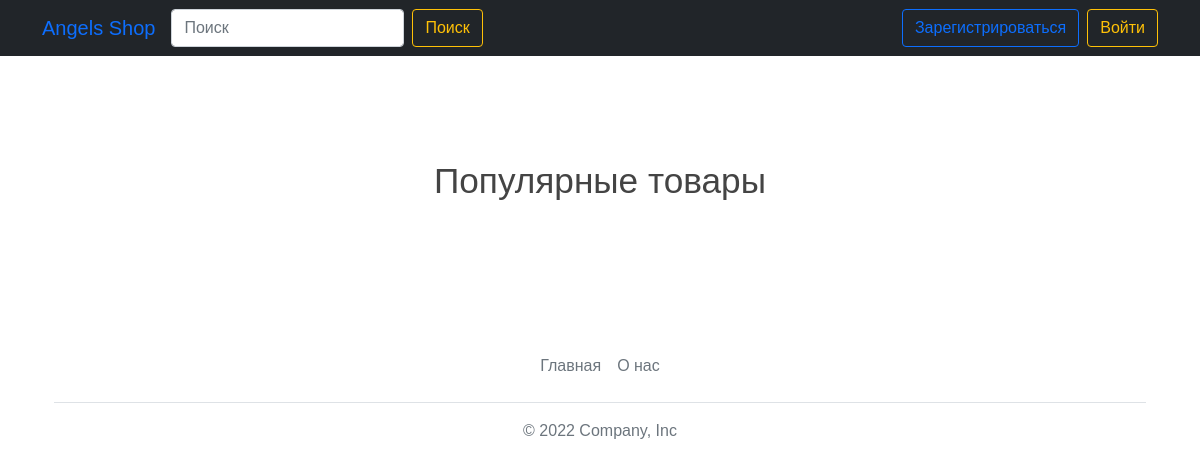
The app's page /catalog, older data.
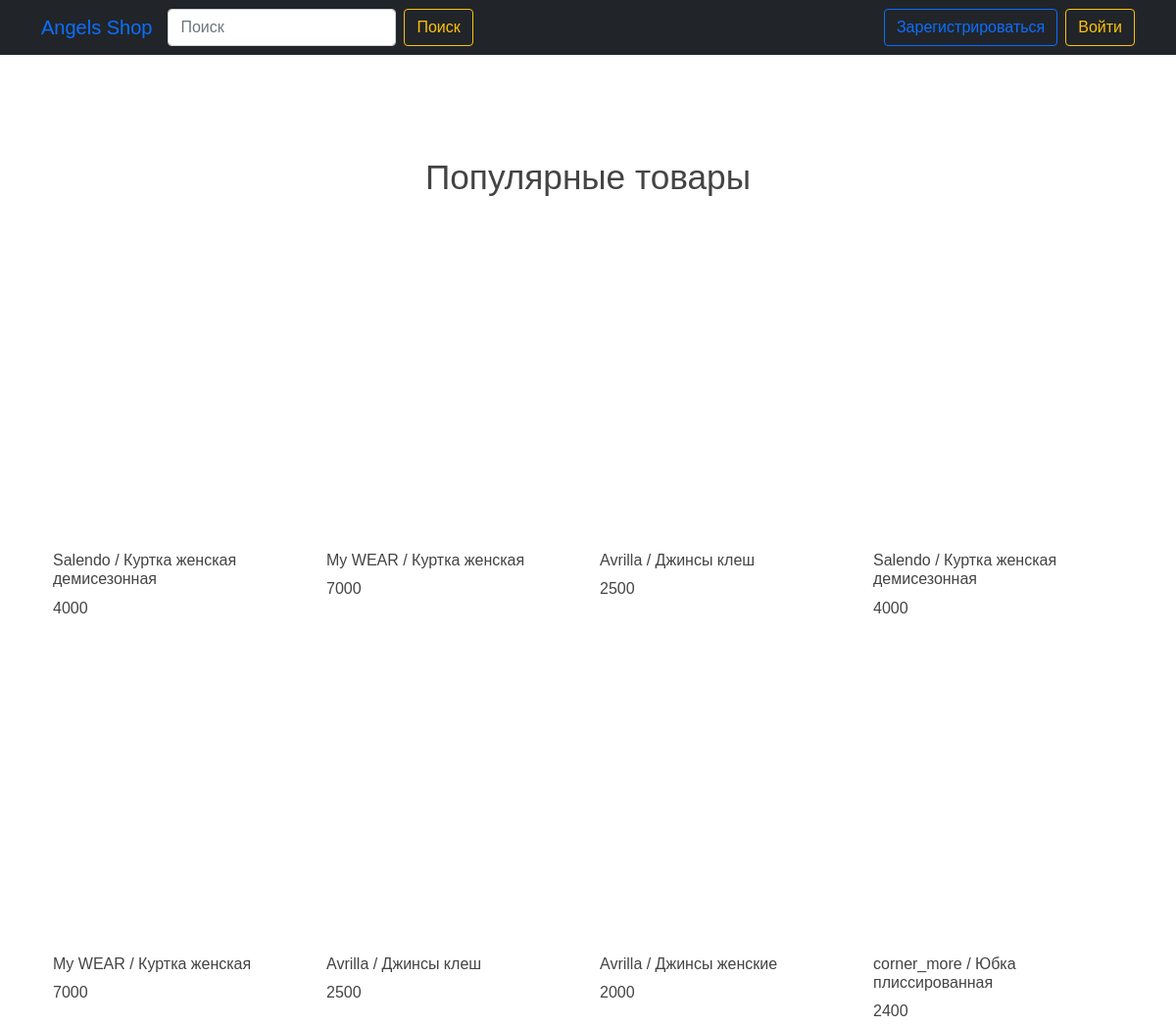
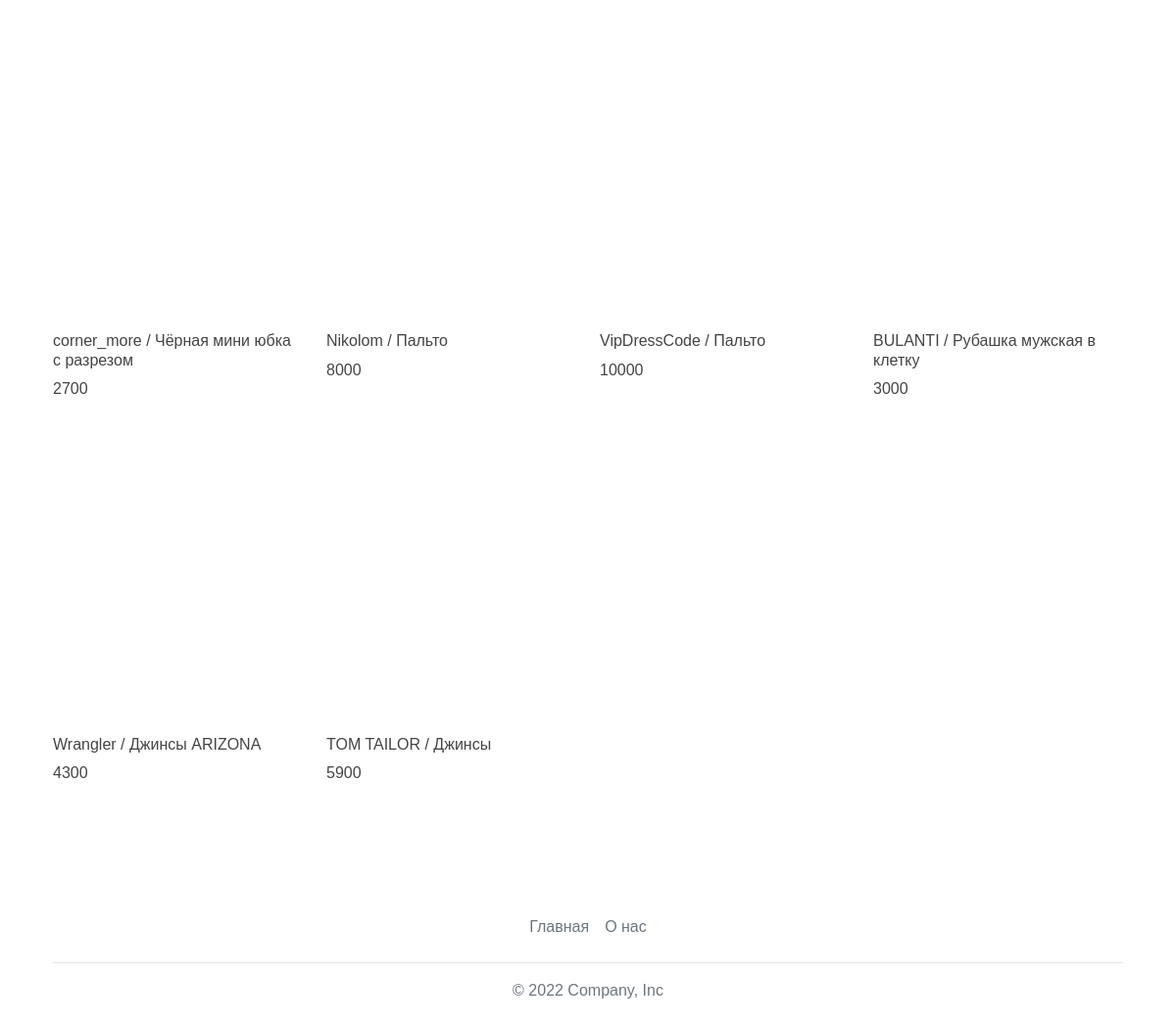
The same page, newer data (2 pictures, top to bottom).
### data/products.py (models this page shows)
class Products(SqlAlchemyBase):
    __tablename__ = 'products'
    id = sqlalchemy.Column(sqlalchemy.Integer,
                           primary_key=True, autoincrement=True)
    title = sqlalchemy.Column(sqlalchemy.String, nullable=False)
    price = sqlalchemy.Column(sqlalchemy.Integer, nullable=False)
    type = sqlalchemy.Column(sqlalchemy.String, nullable=False)
    image_path = sqlalchemy.Column(sqlalchemy.String, nullable=False)

### main.py (the view)
@app.route('/catalog')
def catalog():
    name_title = "Популярные товары"
    db_sess = db_session.create_session()
    list_products = []
    for elem in db_sess.query(Products).all():
        list_products.append([elem.title, elem.price, elem.image_path, elem.type])
    print(list_products)
    return render_template('catalog.html', title='Каталог', name_title=name_title, type="all", list_products=list_products)

### data/db_session.py (called while the page is built)
def create_session() -> Session:
    global __factory
    return __factory()

### templates/catalog.html (shortened to what this page needs)
{% extends "base.html" %}
{% block content %}
<link rel="stylesheet" type="text/css" href="../static/css/catalog.css">
<section class="section-products">
    <div class="container">
        <div class="row justify-content-center text-center">
            <div class="col-md-8 col-lg-6">
                <div class="header">
                    <h2>{{ name_title }}</h2>
                </div>
            </div>
        </div>
        <div class="row">
            {% for elem in list_products %}
                <div class="col-md-6 col-lg-4 col-xl-3">
                    <div style="background-image: url('static/img/products/' + elem[3] + elem[2]) no-repeat center; background-size: cover; transition: all 0.3s;" class="single-product">
                        <div class="part-1">
                        </div>
                        <div class="part-2">
                            <h3 class="product-title">{{elem[0]}}</h3>
                            <h4 class="product-price">{{elem[1]}}</h4>
                        </div>
                    </div>
                </div>
            {% endfor %}
        </div>
    </div>
</section>
{% endblock %}

### templates/base.html (shortened to what this page needs)
<!doctype html>
<html lang="en">
<head>
    <link rel="stylesheet" type="text/css" href="static/css/style.css">
    <link rel="stylesheet"
          href="https://stackpath.bootstrapcdn.com/bootstrap/4.4.1/css/bootstrap.min.css"
>
    <link href="https://cdn.jsdelivr.net/npm/bootstrap@5.1.3/dist/css/bootstrap.min.css" rel="stylesheet">
</head>
<body>
<header>
    <nav class="navbar navbar-expand-md navbar-dark bg-dark mb-4">
      <div class="container">
        <a class="navbar-brand" style="color:rgb(13,110,253);" href="/">Angels Shop</a>
        <div class="collapse navbar-collapse" id="navbarSupportedContent">
          <ul class="navbar-nav me-auto mr-auto mb-lg-0">
            <form class="d-flex">
              <input class="form-control mr-2" type="search" placeholder="Поиск" aria-label="Search">
              <button class="btn btn-outline-warning" type="submit">Поиск</button>
            </form>
          </ul>
          {% if current_user.is_authenticated %}
            <div class="btn-group">
              <button type="button" class="btn btn-outline-warning dropdown-toggle" data-bs-toggle="dropdown" aria-expanded="false">
                {{ current_user.name }}
              </button>
              <ul class="dropdown-menu dropdown-menu-lg-end" aria-labelledby="dropdownMenuButton2">
                <li><a class="dropdown-item" href="#">Пофиль</a></li>
                <li><a class="dropdown-item" href="#">Корзина</a></li>
                <li><hr class="dropdown-divider"></li>
                <li><a class="dropdown-item" href="/logout">Выйти</a></li>
              </ul>
            </div>
          {% else %}
            <form class="d-flex">
                <a class="btn btn-outline-primary mr-2" href="/register">Зарегистрироваться</a>
                <a class="btn btn-outline-warning" href="/login">Войти</a>
            </form>
          {% endif %}
        </div>
      </div>
    </nav>
</header>
<main role="main" class="container">
    {% block content %}{% endblock %}
    <div class="container">
      <footer class="py-3 my-4">
        <ul class="nav justify-content-center border-bottom pb-3 mb-3">
          <li class="nav-item"><a href="/" class="nav-link px-2 text-muted">Главная</a></li>
          <li class="nav-item"><a href="/about" class="nav-link px-2 text-muted">О нас</a></li>
        </ul>
        <p class="text-center text-muted">&copy; 2022 Company, Inc</p>
      </footer>
    </div>
</main>
</body>
</html>

### static/css/style.css (style rules this page uses)
body { background: #000; }

### static/css/catalog.css (style rules this page uses)
body { font-family: "Poppins", sans-serif; color: #444444; }
.section-products { padding: 80px 0 54px; }
.section-products .header { margin-bottom: 50px; }
.section-products .header h2 { font-size: 2.2rem; font-weight: 400; color: #444444; }
.section-products .single-product { margin-bottom: 26px; }
.section-products .single-product .part-1 { position: relative; height: 290px; max-height: 290px; margin-bottom: 20px; overflow: hidden; }
.section-products .single-product .part-1::before { position: absolute; content: ""; top: 0; left: 0; width: 100%; height: 100%; z-index: -1; transition: all 0.3s; }
.section-products .single-product .part-2 .product-title { font-size: 1rem; }
.section-products .single-product .part-2 h4 { display: inline-block; font-size: 1rem; }

Row changes from the older to the newer data that the page shows:
added Products: title "Salendo / Куртка женская демисезонная", price "4000"
added Products: title "My WEAR / Куртка женская", price "7000"
added Products: title "Avrilla / Джинсы клеш", price "2500"
added Products: title "Salendo / Куртка женская демисезонная", price "4000"
added Products: title "My WEAR / Куртка женская", price "7000"
added Products: title "Avrilla / Джинсы клеш", price "2500"
added Products: title "Avrilla / Джинсы женские", price "2000"
added Products: title "corner_more / Юбка плиссированная", price "2400"
added Products: title "corner_more / Чёрная мини юбка с разрезом", price "2700"
added Products: title "Nikolom / Пальто", price "8000"
added Products: title "VipDressCode / Пальто", price "10000"
added Products: title "BULANTI / Рубашка мужская в клетку", price "3000"
added Products: title "Wrangler / Джинсы ARIZONA", price "4300"
added Products: title "TOM TAILOR / Джинсы", price "5900"
